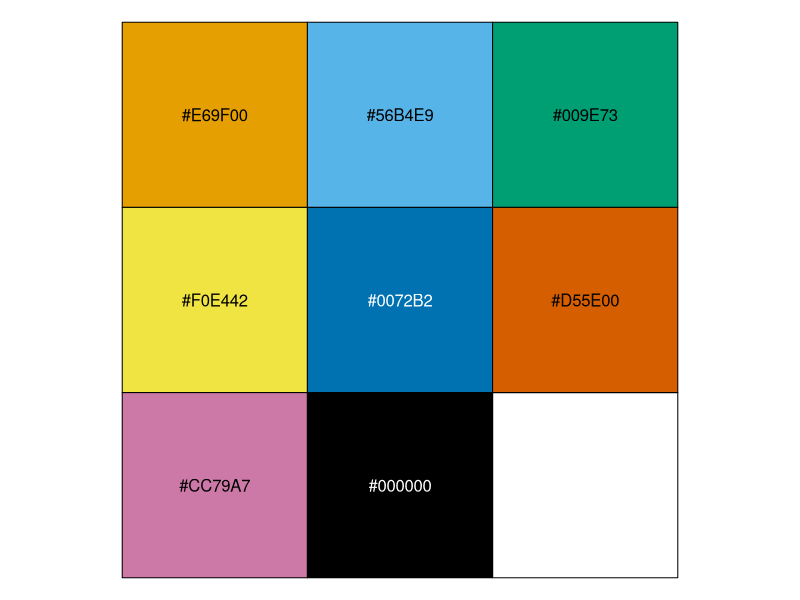
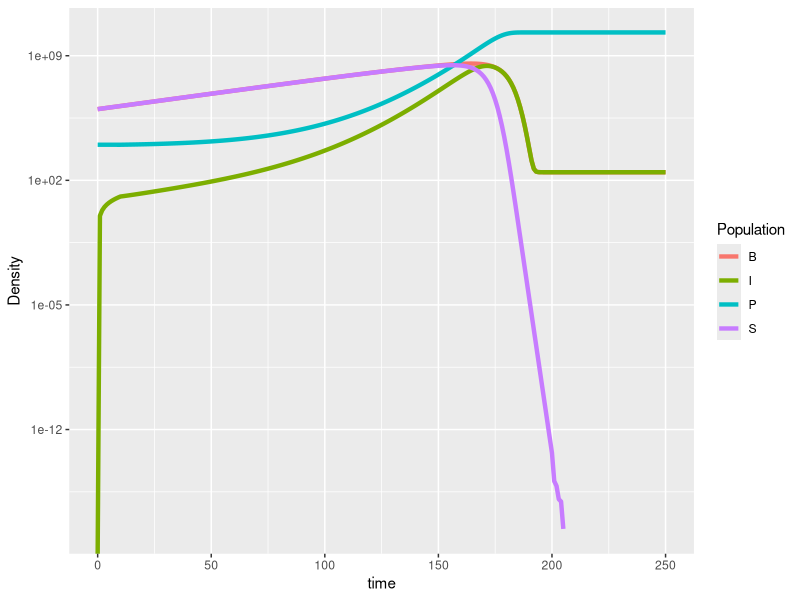
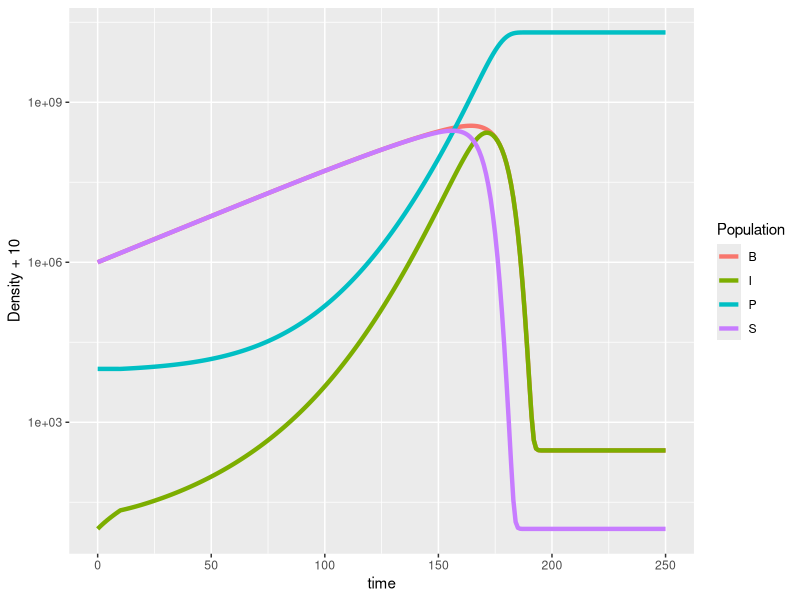
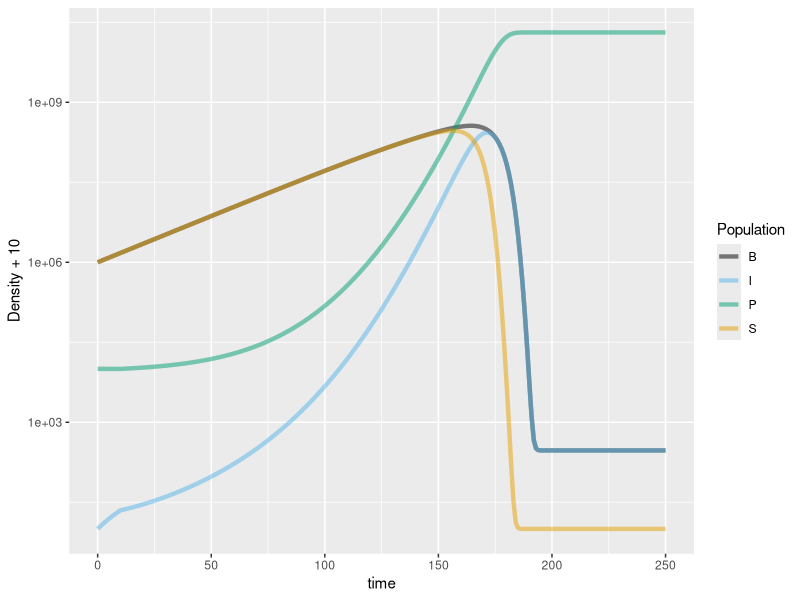
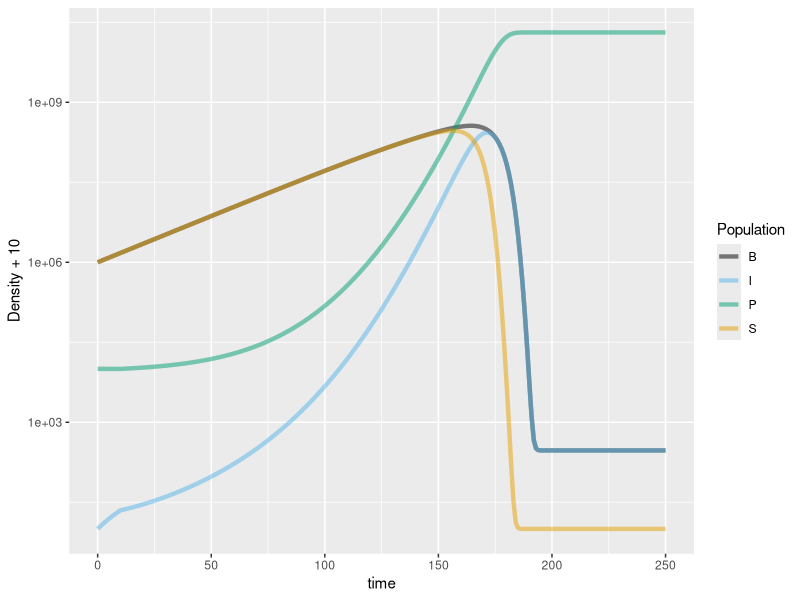
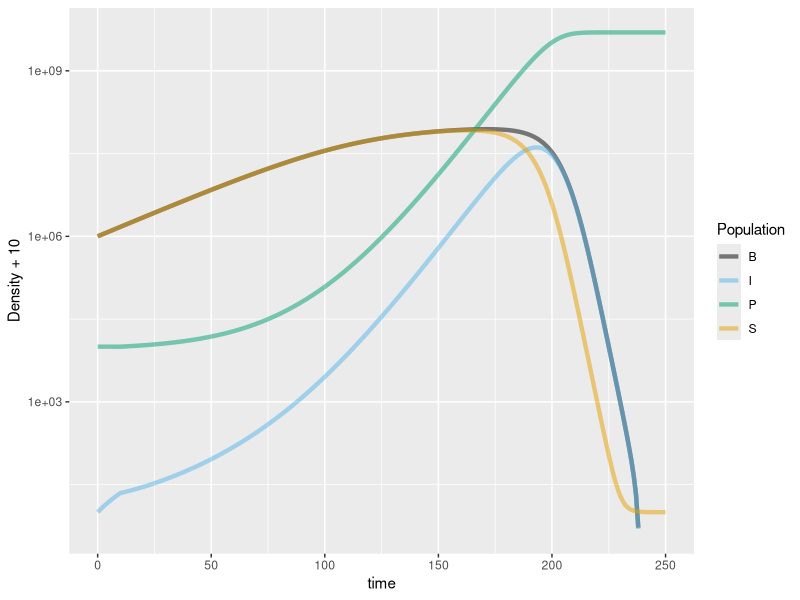
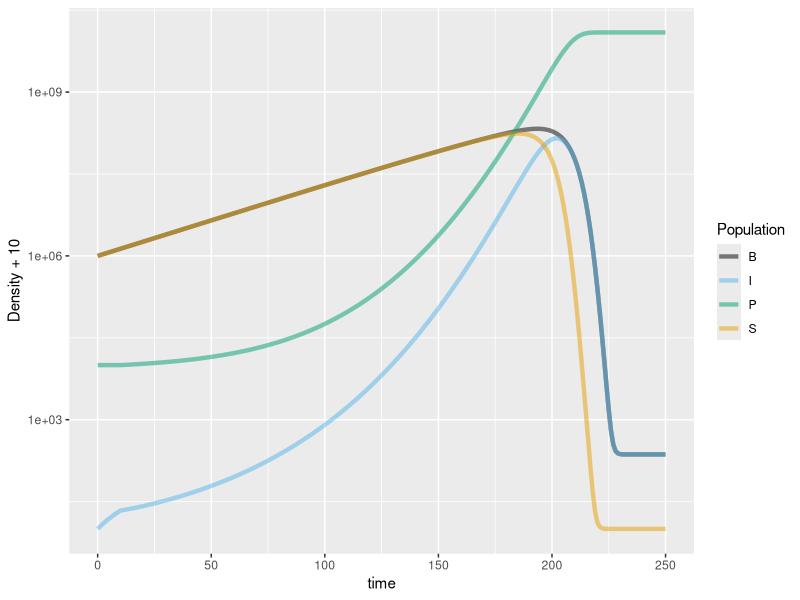
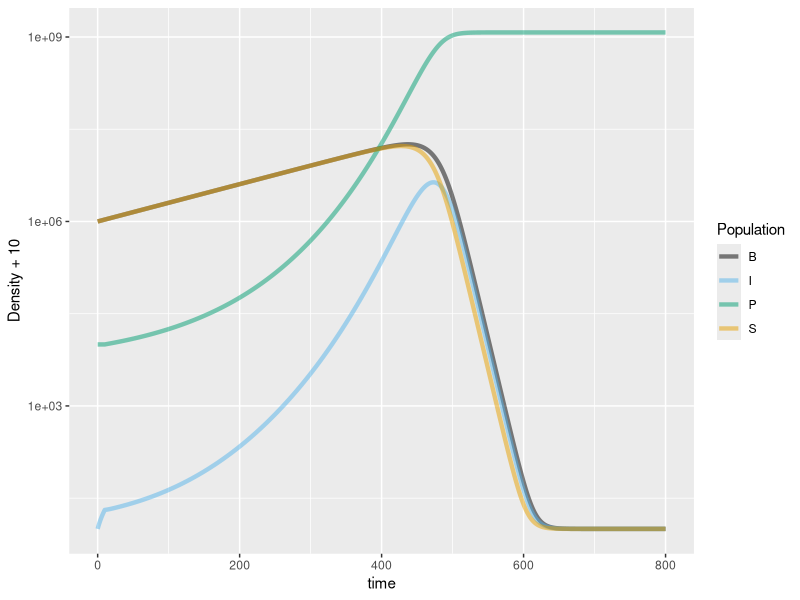

Source code (R) for these figures, in order:
#Okabe and Ito 2008 colorblind-safe qualitative color scale
my_cols <- c("#E69F00", "#56B4E9", "#009E73", "#F0E442", "#0072B2",
             "#D55E00", "#CC79A7", "#000000")
scales::show_col(my_cols)

##Celia TODO List
#1. Read code I've put below in derivs. This code should be sufficient to
#   figure out what the model we're using is. Diagram and write out the
#   equations for the model we're simulating. 
#   For the diagram make sure all arrows are labeled.
#   For any symbols you use, make sure to define what the symbol is.
#   (basically I'd like you to do what you did for Problems 2.5 & 3.12
#    but for this model)
#   As some hints:
#   The model includes the following populations:
#     susceptible
#     infected
#     phage
#   The model includes the following symbols:
#     r
#     K
#     c
#     a
#     tau
#     b
#     
#2. Run the simulation with the following conditions:
#       Starting bacterial density = 10**6
#       Starting infected density = 0
#       Starting phage density = 0
#       r = 0.04
#       b = 50
#       a = 10**-10
#       tau = 10
#       c = 1
#       K = 10**9  
#     (hint: I've given you a skeleton code that you can just fill-in)   
#   
#3. Look at how yout is formatted. Use tidyr::pivot_longer to reshape it
#   and ggplot to plot the density of the 3 populations over time
#     hint: the population sizes are quite different, so you'll probably have
#     to use a log10 y-axis to view them. That can be achieved by:
#     + scale_y_continuous(trans = "log10")
#   
#4. Based on the model equations we talked about Tuesday, which parameters
#   do you expect would change this curve?
#
#   ANSWER: Based on what we saw on Tuesday, I’d say that the parameter "a" could change
#           this plot because the three populations depend on it. Plus, "a" is the probability
#           by which the phage successfully infects the bacteria, which means that, if we 
#           increase this parameter, S population will plateau or increase at some point.
#           
#           Then, we have "K", which is the carrying capacity (maximum population size at
#           which the population can sustain itself). Therefore, this parameter will also
#           change the shape of the plot. The curve will be able to grow more if we increase 
#           K, but S population will shrink if we decrease K’s value.
#
#           Also, if we want to change the shape of the susceptible population curve, we could
#           play with "c" (competition coefficient). It measures the strength of competition that
#           does a different specie or, in this case, the infected population, over the susceptible
#           population. Therefore, if "c" is high, the curve will shrink and vice versa.
#    
#           I also think that "r" has something to do with the curve shape. However, I think that
#           "r" depends on the carrying capacity. What I mean is that, if we are in "K" (meaning c
#           = maximum (1?)), "r" will be zero, because competition will be in its maximum, and if 
#           we have no competition (meaning c = 0), "r" will increase. So, the shape of the cure 
#           doesn’t depend on a direct way of "r"’s value. Thus, the value that "r" has is a 
#           consequence of the value that "c" has.
#
#5. Play around with all the parameters and re-run the simulation a few times, 
#   plotting the results each time (you can vary r,b,a,tau,c,K and the starting 
#   bacterial density, but for now keep the starting infected density & 
#   starting phage density at 0). Which parameters affect the density curve?
#   How does each one affect it?
#     note: if you want to simultaneously save the results of multiplt
#     different parameter runs, simply change where you save the results 
#     of dede() to
#     e.g.  yout2 <- as.data.frame(dede(...
#           yout3 <- as.data.frame(dede(...
#   
#   I was wrong!! The value of "r" does change the shape of the curve! If it
#   increases, the curve reaches plateau sooner. 
#
#   I was wrong again, "a" doesn’t affect the shape of the curve!!
#   
#   TO SUM UP, WE ONLY SEE THE PLOT CHANGING WHEN WE VARY THE FOLLOWING
#   PARAMETERS: K, and r.
#
#   Reflection: I think this is because of the conditions we have here.
#   Since P and I = 0, all the parameters that are multiplying them become 0,
#   therefore, they can’t affect the shape of the curve. And, since K and r
#   aren’t multiplying P and I at any point, they don’t become 0, thus are
#   able to change the shape of the cure with the fluctuation of their value.
#   I suppose that if we had different conditions, where P and I weren’t 0,
#   other parameters would make the graph look different.
#
#6. Now run the simulation with the following conditions:
#       Starting bacterial density = 10**6
#       Starting infected density = 0
#       Starting phage density = 10**4
#       r = 0.04
#       b = 50
#       a = 10**-10
#       tau = 10
#       c = 1
#       K = 10**9
#
#       Observations: As we can see, each population has its own starting
#       concentration. We can observe that the infected one increases a lot
#       the first 5 to 8 minutes, and by the 10th it slows down a little bit,
#       even though it's still increasing.
#
#       Phage population doesn’t really grow by time with these conditions,
#       but it maintains its initial concentration, pretty much.
#
#       By these two observations, we can say that phages successfully infect
#       susceptible bacteria and create new phages to maintain their population.
#       However, susceptible population’s rate of growth is higher, because, even
#       though they are infected at some point, they continue to grow and proliferate,
#       more than the phage population.
#
#7. Did both the susceptible and infected populations go extinct?
#   If not, increase the duration of the simulation until they both do go extinct
#   and plot the densities over time.
#   Why do we expect the susceptible and infected populations to always
#   go extinct with this model?
#   (Note that "extinct" can just mean the densities fall below some level,
#   like 10**-5, since the model mathematically allows infinitely small 
#   population sizes)
#
#   ANAWER: None of them went extinct with a duration of 50 (hours?). I tried a
#   longer duration: 250 (hours?) and saw that only the S population went extinct
#   at a time point around 200 (hours?). Then, I tried much longer durations but with
#   none of them I saw I population go extinct!! I was expecting it to go extinct
#   since I thought that with no S population, I oppulation can't be created, thus
#   it's be impossible for them tu survive (if we don't think about resistence to 
#   phages, or sometinh like this).
#
#8. Play around with all the parameters (easiest to leave the starting densities
#   the same for now), plotting the results each time. Are there any
#   parameter combinations that do something unexpected? How do the parameters
#   affect the curve?


## Import libraries ----

library(deSolve)
library(tidyr)
library(ggplot2)
library(dplyr)
library(plyr)

## Define derivatives function ----
derivs <- function(t, y, parms) {
  #The derivs function must return the derivative of all the variables at a
  # given time, in a list
  
  #Issue warning about too small/negative yvals (if warnings is 1)
  if (parms["warnings"]==1 & any(y < parms["thresh_min_dens"])) {
    warning(paste("pop(s)", paste(which(y < parms["thresh_min_dens"]), collapse = ","), "below thresh_min_dens, treating as 0"))
  }
  
  #Set small/negative y values to 0 so they don't affect the dN's
  y[y < parms["thresh_min_dens"]] <- 0
  
  #Create output vector
  dY <- c(S = 0, I = 0, P = 0)
  
  ##Calculate dS
  
  #V3 (logistic dS/dt) (including competition from I pop)
  #dS/dt = rS((K-S-c*I)/K) - aSP
  dY["S"] <- parms["r"] * y["S"] * ((parms["K"] - y["S"] - parms["c"] * y["I"])/parms["K"]) - parms["a"] * y["S"] * y["P"]
  
  ##Calculate dI
  #dI/dt = aSP - aS(t-tau)P(t-tau)
  if (t < parms["tau"]) {
    dY["I"] <- parms["a"] * y["S"] * y["P"]
  } else {
    dY["I"] <- parms["a"] * y["S"]*y["P"] - parms["a"] * lagvalue(t - parms["tau"], 1)*lagvalue(t - parms["tau"], 3)
  }
  
  ##Calculate dP
  #dP/dt = baS(t-tau)P(t-tau) - aSP
  if (t < parms["tau"]) {
    dY["P"] <- -parms["a"] * y["S"] * y["P"]
  } else {
    dY["P"] <- parms["b"] * parms["a"] * lagvalue(t-parms["tau"], 1)*lagvalue(t-parms["tau"], 3) - parms["a"]*y["S"]*y["P"]
  }
  
  #Issue warning about too large pop (if warnings is TRUE)
  if (parms["warnings"]==1 & any(y > 10**100)) {
    warning(paste("pop(s)",paste(which(y > 10**100), collapse = ","), "exceed max limit, 10^100, returning dY = 0"))
  }
  dY[y > 10**100] <- 0
  
  #From documentation: The return value of func should be a list, whose first 
  #element is a vector containing the derivatives of y with respect to time
  return(list(dY))
}

#9. Play with the parameters again but knowing the realistic values for each of them:
#  
#   r ranges from 0.04 (a 17-minute doubling time) to 0.007 (a 90-minute doubling time).
#   K ranges from 10^6 to 10^10, although typically we focus on 10^8 to 10^9.
#   a ranges from 10^-12 to 10^-18.
#   tau ranges from 10 to 105 (mins).
#   b ranges from 5 to 1000.
#
#   Also, we'll have to calculate the total bacteria densty by addinc S and I
#   columns into a new one called B. We do thin in "yout", before we pivot_longer it.

## INCORPORATE COLUMN B

##Run simulation with the new column "B"
yinit <- c(S = 10**6, I = 0, P = 10**4)
params <- c(r = 0.04, a = 10**-10, b = 50, tau = 10, K = 10**9, c = 1, warnings = 0, thresh_min_dens = 10**-100)
times <- seq(from = 0, to = 250, by = 1)
youtB <- as.data.frame(dede(y = yinit, times = times, func = derivs, parms = params))

##Plot results with the new column "B"
library(tidyr)
youtB$B <- youtB$S+youtB$I
youtB_plot <- pivot_longer(youtB, c(S, I, P, B), names_to = "Population", values_to = "Density")

ggplot(data = youtB_plot, aes(x = time, y = Density, color = Population)) + geom_line(lwd = 1.5) + scale_y_continuous(trans = "log10")

## I'll try to plot the results with Density +10 and the wished colors
#
#Run simulation with "Density + 10"
yinit <- c(S = 10**6, I = 0, P = 10**4)
params <- c(r = 0.04, a = 10**-10, b = 50, tau = 10, K = 10**9, c = 1, warnings = 0, thresh_min_dens = 10**-100)
times <- seq(from = 0, to = 250, by = 1)
youtD <- as.data.frame(dede(y = yinit, times = times, func = derivs, parms = params))

##Plot results with "Density + 10"
library(tidyr)
youtD$B <- youtD$S+youtD$I
youtD_plot <- pivot_longer(youtD, c(S, I, P, B), names_to = "Population", values_to = "Density")

ggplot(data = youtD_plot, aes(x = time, y = Density + 10, color = Population)) + geom_line(lwd = 1.5) + scale_y_continuous(trans = "log10")

## Now, I'l try to change the colors to the colorblind-friendly scale
#
#Run simulation with different colors
yinit <- c(S = 10**6, I = 0, P = 10**4)
params <- c(r = 0.04, a = 10**-10, b = 50, tau = 10, K = 10**9, c = 1, warnings = 0, thresh_min_dens = 10**-100)
times <- seq(from = 0, to = 250, by = 1)
youtC <- as.data.frame(dede(y = yinit, times = times, func = derivs, parms = params))

##Plot results with different colors
library(tidyr)
youtC$B <- youtC$S+youtC$I
youtC_plot <- pivot_longer(youtC, c(S, I, P, B), names_to = "Population", values_to = "Density")

ggplot(data = youtC_plot, aes(x = time, y = Density + 10, color = Population)) + geom_line(lwd = 1.5, alpha = 1/2) + scale_color_manual(values = c("#000000", "#56B4E9", "#009E73", "#E69F00")) + scale_y_continuous(trans = "log10")

#Run simulation with different colors, Density + 10, and K = 10**9
yinit <- c(S = 10**6, I = 0, P = 10**4)
params <- c(r = 0.04, a = 10**-10, b = 50, tau = 10, K = 10**9, c = 1, warnings = 0, thresh_min_dens = 10**-100)
times <- seq(from = 0, to = 250, by = 1)
youtK <- as.data.frame(dede(y = yinit, times = times, func = derivs, parms = params))

head(youtK)

## We'll add new rows for each parameter here
youtK$r <- 0.04
youtK$a <- 10**-10
youtK$b <- 50
youtK$tau <- 10
youtK$K <- 10**9
youtK$c <- 1

##Plot results with different colors, Density + 10, and K = 10**9
library(tidyr)
youtK$B <- youtK$S+youtK$I
head(youtK)
youtK_plot <- pivot_longer(youtK, c(S, I, P, B), names_to = "Population", values_to = "Density")

ggplot(data = youtK_plot, aes(x = time, y = Density + 10, color = Population)) + geom_line(lwd = 1.5, alpha = 1/2) + scale_color_manual(values = c("#000000", "#56B4E9", "#009E73", "#E69F00")) + scale_y_continuous(trans = "log10")

#Run simulation with different colors, Density + 10, and K = 10**8
yinit <- c(S = 10**6, I = 0, P = 10**4)
params <- c(r = 0.04, a = 10**-10, b = 50, tau = 10, K = 10**8, c = 1, warnings = 0, thresh_min_dens = 10**-100)
times <- seq(from = 0, to = 250, by = 1)
youtK2 <- as.data.frame(dede(y = yinit, times = times, func = derivs, parms = params))

head(youtK2)

## We'll add new rows for each parameter here
youtK2$r <- 0.04
youtK2$a <- 10**-10
youtK2$b <- 50
youtK2$tau <- 10
youtK2$K <- 10**8
youtK2$c <- 1

##Plot results with different colors, Density + 10, and K = 10**8
library(tidyr)
youtK2$B <- youtK2$S+youtK2$I
head(youtK2)
youtK2_plot <- pivot_longer(youtK2, c(S, I, P, B), names_to = "Population", values_to = "Density")

ggplot(data = youtK2_plot, aes(x = time, y = Density + 10, color = Population)) + geom_line(lwd = 1.5, alpha = 1/2) + scale_color_manual(values = c("#000000", "#56B4E9", "#009E73", "#E69F00")) + scale_y_continuous(trans = "log10")

#Run simulation with different colors, Density + 10, and r = 0.03
yinit <- c(S = 10**6, I = 0, P = 10**4)
params <- c(r = 0.03, a = 10**-10, b = 50, tau = 10, K = 10**9, c = 1,  warnings = 0, thresh_min_dens = 10**-100)
times <- seq(from = 0, to = 250, by = 1)
youtR <- as.data.frame(dede(y = yinit, times = times, func = derivs, parms = params))

head(youtR)

## We'll add new rows for each parameter here
youtR$r <- 0.03
youtR$a <- 10**-10
youtR$b <- 50
youtR$tau <- 10
youtR$K <- 10**9
youtR$c <- 1

##Plot results with different colors, Density + 10, and r = 0.03
library(tidyr)
youtR$B <- youtR$S+youtR$I
head(youtR)
youtR_plot <- pivot_longer(youtR, c(S, I, P, B), names_to = "Population", values_to = "Density")

ggplot(data = youtR_plot, aes(x = time, y = Density + 10, color = Population)) + geom_line(lwd = 1.5, alpha = 1/2) +  scale_color_manual(values = c("#000000", "#56B4E9", "#009E73", "#E69F00")) + scale_y_continuous(trans = "log10")

#Run simulation with different colors, Density + 10, and r = 0.007
yinit <- c(S = 10**6, I = 0, P = 10**4)
params <- c(r = 0.007, a = 10**-10, b = 50, tau = 10, K = 10**9, c = 1, warnings = 0, thresh_min_dens = 10**-100)
times <- seq(from = 0, to = 800, by = 1)
youtR2 <- as.data.frame(dede(y = yinit, times = times, func = derivs, parms = params))

head(youtR2)

## We'll add new rows for each parameter here
youtR2$r <- 0.007
youtR2$a <- 10**-10
youtR2$b <- 50
youtR2$tau <- 10
youtR2$K <- 10**9
youtR2$c <- 1

##Plot results with different colors, Density + 10, and r = 0.007
library(tidyr)
youtR2$B <- youtR2$S+youtR2$I
head(youtR2)
youtR2_plot <- pivot_longer(youtR2, c(S, I, P, B), names_to = "Population", values_to = "Density")

ggplot(data = youtR2_plot, aes(x = time, y = Density + 10, color = Population)) + geom_line(lwd = 1.5, alpha = 1/2) + scale_color_manual(values = c("#000000", "#56B4E9", "#009E73", "#E69F00")) + scale_y_continuous(trans = "log10")

#Run simulation with different colors, Density + 10, and a = 10**-13
yinit <- c(S = 10**6, I = 0, P = 10**4)
params <- c(r = 0.04, a = 10**-13, b = 50, tau = 10, K = 10**9, c = 1, warnings = 0, thresh_min_dens = 10**-100)
times <- seq(from = 0, to = 11000, by = 1)
youtA <- as.data.frame(dede(y = yinit, times = times, func = derivs, parms = params))

head(youtA)

## We'll add new rows for each parameter here
youtA$r <- 0.04
youtA$a <- 10**-13
youtA$b <- 50
youtA$tau <- 10
youtA$K <- 10**9
youtA$c <- 1

##Plot results with different colors, Density + 10, and a = 10**-13
library(tidyr)
youtA$B <- youtA$S+youtA$I
head(youtA)
youtA_plot <- pivot_longer(youtA, c(S, I, P, B), names_to = "Population", values_to = "Density")

ggplot(data = youtA_plot, aes(x = time, y = Density + 10, color = Population)) + geom_line(lwd = 1.5, alpha = 1/2) + scale_color_manual(values = c("#000000", "#56B4E9", "#009E73", "#E69F00")) + scale_y_continuous(trans = "log10")

#Run simulation with different colors, Density + 10, and a = 10**-8
yinit <- c(S = 10**6, I = 0, P = 10**4)
params <- c(r = 0.04, a = 10**-8, b = 50, tau = 10, K = 10**9, c = 1, warnings = 0, thresh_min_dens = 10**-100)
times <- seq(from = 0, to = 250, by = 1)
youtA2 <- as.data.frame(dede(y = yinit, times = times, func = derivs, parms = params))

head(youtA2)

## We'll add new rows for each parameter here
youtA2$r <- 0.04
youtA2$a <- 10**-8
youtA2$b <- 50
youtA2$tau <- 10
youtA2$K <- 10**9
youtA2$c <- 1

##Plot results with different colors, Density + 10, and a = 10**-8
library(tidyr)
youtA2$B <- youtA2$S+youtA2$I
head(youtA2)
youtA2_plot <- pivot_longer(youtA2, c(S, I, P, B), names_to = "Population", values_to = "Density")

ggplot(data = youtA2_plot, aes(x = time, y = Density + 10, color = Population)) + geom_line(lwd = 1.5, alpha = 1/2) + scale_color_manual(values = c("#000000", "#56B4E9", "#009E73", "#E69F00")) + scale_y_continuous(trans = "log10")

#Run simulation with different colors, Density + 10, and tau = 65
yinit <- c(S = 10**6, I = 0, P = 10**4)
params <- c(r = 0.04, a = 10**-10, b = 50, tau = 65, K = 10**9, c = 1, warnings = 0, thresh_min_dens = 10**-100)
times <- seq(from = 0, to = 600, by = 1)
youtT <- as.data.frame(dede(y = yinit, times = times, func = derivs, parms = params))

head(youtT)

## We'll add new rows for each parameter here
youtT$r <- 0.04
youtT$a <- 10**-10
youtT$b <- 50
youtT$tau <- 65
youtT$K <- 10**9
youtT$c <- 1

##Plot results with different colors, Density + 10, and tau = 65
library(tidyr)
youtT$B <- youtT$S+youtT$I
head(youtT)
youtT_plot <- pivot_longer(youtT, c(S, I, P, B), names_to = "Population", values_to = "Density")

ggplot(data = youtT_plot, aes(x = time, y = Density + 10, color = Population)) + geom_line(lwd = 1.5, alpha = 1/2) + scale_color_manual(values = c("#000000", "#56B4E9", "#009E73", "#E69F00")) + scale_y_continuous(trans = "log10")

#Run simulation with different colors, Density + 10, and tau = 120
yinit <- c(S = 10**6, I = 0, P = 10**4)
params <- c(r = 0.04, a = 10**-10, b = 50, tau = 120, K = 10**9, c = 1, warnings = 0, thresh_min_dens = 10**-100)
times <- seq(from = 0, to = 800, by = 1)
youtT2 <- as.data.frame(dede(y = yinit, times = times, func = derivs, parms = params))

head(youtT2)

## We'll add new rows for each parameter here
youtT2$r <- 0.04
youtT2$a <- 10**-10
youtT2$b <- 50
youtT2$tau <- 120
youtT2$K <- 10**9
youtT2$c <- 1

##Plot results with different colors, Density + 10, and tau = 120
library(tidyr)
youtT2$B <- youtT2$S+youtT2$I
head(youtT2)
youtT2_plot <- pivot_longer(youtT2, c(S, I, P, B), names_to = "Population", values_to = "Density")

ggplot(data = youtT2_plot, aes(x = time, y = Density + 10, color = Population)) + geom_line(lwd = 1.5, alpha = 1/2) + scale_color_manual(values = c("#000000", "#56B4E9", "#009E73", "#E69F00")) + scale_y_continuous(trans = "log10")

#Run simulation with different colors, Density + 10, and b = 20
yinit <- c(S = 10**6, I = 0, P = 10**4)
params <- c(r = 0.04, a = 10**-10, b = 20, tau = 10, K = 10**9, c = 1, warnings = 0, thresh_min_dens = 10**-100)
times <- seq(from = 0, to = 250, by = 1)
youtB1 <- as.data.frame(dede(y = yinit, times = times, func = derivs, parms = params))

## Now, we'll add the new columns for each parameter
youtB1$r <- 0.04
youtB1$a <- 10**-10
youtB1$K <- 10**9
youtB1$c <- 1
head(youtB1)

##Plot results with different colors, Density + 10, and b = 20
library(tidyr)
youtB1$B <- youtB1$S+youtB1$I
youtB1_plot <- pivot_longer(youtB1, c(S, I, P, B), names_to = "Population", values_to = "Density")

ggplot(data = youtB1_plot, aes(x = time, y = Density + 10, color = Population)) + geom_line(lwd = 1.5, alpha = 1/2) + scale_color_manual(values = c("#000000", "#56B4E9", "#009E73", "#E69F00")) + scale_y_continuous(trans = "log10")

#Run simulation with different colors, Density + 10, and b = 500
yinit <- c(S = 10**6, I = 0, P = 10**4)
params <- c(r = 0.04, a = 10**-10, b = 500, tau = 10, K = 10**9, c = 1, warnings = 0, thresh_min_dens = 10**-100)
times <- seq(from = 0, to = 250, by = 1)
youtB2 <- as.data.frame(dede(y = yinit, times = times, func = derivs, parms = params))

head(youtB2)

## We'll add the new columns for each parameter
youtB2$r <- 0.04
youtB2$a <- 10**-10
youtB2$b <- 500
youtB2$tau <- 10
youtB2$K <- 10**9
youtB2$c <- 1
head(youtB2)

##Plot results with different colors, Density + 10, and b = 500
library(tidyr)
youtB2$B <- youtB2$S+youtB2$I
youtB2_plot <- pivot_longer(youtB2, c(S, I, P, B), names_to = "Population", values_to = "Density")

ggplot(data = youtB2_plot, aes(x = time, y = Density + 10, color = Population)) + geom_line(lwd = 1.5, alpha = 1/2) + scale_color_manual(values = c("#000000", "#56B4E9", "#009E73", "#E69F00")) + scale_y_continuous(trans = "log10")

#Run simulation with different colors, Density + 10, and b = 850
yinit <- c(S = 10**6, I = 0, P = 10**4)
params <- c(r = 0.04, a = 10**-10, b = 850, tau = 10, K = 10**9, c = 1, warnings = 0, thresh_min_dens = 10**-100)
times <- seq(from = 0, to = 250, by = 1)
youtB3 <- as.data.frame(dede(y = yinit, times = times, func = derivs, parms = params))

head(youtB3)

## We'll add new columns for each parameter
youtB3$r <- 0.04
youtB3$a <- 10**-10
youtB3$b <- 850
youtB3$tau <- 10
youtB3$K <- 10**9
youtB3$c <- 1
head(youtB3)

##Plot results with different colors, Density + 10, and b = 850
library(tidyr)
youtB3$B <- youtB3$S+youtB3$I
youtB3_plot <- pivot_longer(youtB3, c(S, I, P, B), names_to = "Population", values_to = "Density")

tiff("plot.tiff")
ggplot(data = youtB3_plot, aes(x = time, y = Density + 10, color = Population)) + geom_line(lwd = 1.5, alpha = 1/2) + scale_color_manual(values = c("#000000", "#56B4E9", "#009E73", "#E69F00")) + scale_y_continuous(trans = "log10")
dev.off()

## Tiff is the function that converts our graph in an image document, which is
## a ".tiff" one. This is because we saw the legend disrupted here (some problem
## with the code of ggplot). Therefore, I can use this function and close i with
## de.off() to have an imagewhere I CAN clearly see the legend of the plot.


## Finding MAXIMUMS
## We have to make sure we also run the command for B!! Since it was introduced
## later than S, I, and P

## To add new columns to a data frame in a quick way, we'd use the following
## command:
youtB1 <- cbind(data.frame(b = 20, tau = 10), youtB1)
head(youtB1)

## Now, we'd like to use all the simulations I've run and combine them into one
## big data frame. Then, summarize them.

## First, I'll try it by adding the simulations for different values of b
bigB <- rbind(youtB1, youtB2, youtB3)
bigB

## Now, I'll do it for ALL the simulations I had run
bigFINAL <- rbind(bigB, youtK, youtK2, youtR, youtR2, youtA, youtA2, youtT, youtT2)
bigFINAL

## Now, I'll try to summarizw the data in "bigFINAL"
bigFINAL_plot <- pivot_longer(bigFINAL, c(S, I, P, B), names_to = "Population", values_to = "Density")
ggplot(data = bigFINAL_plot, aes(x = time, y = Density + 10, color = Population)) + geom_point(lwd = 1) + scale_y_continuous(trans = "log10")
## I pivot_longer'd because I remembered that "summarize" works better after doing so
summarise(bigFINAL, maximum_B = max(youtB1$B, na.rm = T), max(youtB2$B, na.rm = T), max(youtB3$B, na.rm = T), max(youtK$B, na.rm = T), max(youtK2$B, na.rm = T), max(youtR$B, na.rm = T), max(youtR2$B, na.rm = T), max(youtA$B, na.rm = T), max(youtA2$B, na.rm = T), max(youtT$B, na.rm = T), max(youtT2$B, na.rm = T))


head(bigFINAL)

## Here, I achived to summarize every maximum of each of the simulations included
## in the big data frame

## Now, I'll try to find the maximum of the maximums
BIG <- summarise(bigFINAL, maximum_B = max(youtB1$B, na.rm = T), max(youtB2$B, na.rm = T), max(youtB3$B, na.rm = T), max(youtK$B, na.rm = T), max(youtK2$B, na.rm = T), max(youtR$B, na.rm = T), max(youtR2$B, na.rm = T), max(youtA$B, na.rm = T), max(youtA2$B, na.rm = T), max(youtT$B, na.rm = T), max(youtT2$B, na.rm = T))
summarize(BIG, maximum_B = max(BIG, na.rm = T))

## There's an easier way to do this!!!

bigFINAL <- dplyr::group_by(bigFINAL, b, tau, a, r, K, c)

FINAL <- dplyr::summarise(bigFINAL, maximum_B = max(B), maxtime = time[B == maximum_B])
FINAL

head(bigFINAL)
class(bigFINAL)
table(bigFINAL$a)

## Let's try find the SLOPE of some simulations
## I'll try to find the slope for a = 10**-8
## Run simulation
yinit <- c(S = 10**6, I = 0, P = 10**4)
params <- c(r = 0.04, a = 10**-8, b = 50, tau = 10, K = 10**9, c = 1, warnings = 0, thresh_min_dens = 10**-100)
times <- seq(from = 0, to = 250, by = 1)
youtA2S <- as.data.frame(dede(y = yinit, times = times, func = derivs, parms = params))

head(youtA2S)

##Plot results
library(tidyr)
youtA2S$B <- youtA2$S+youtA2$I
head(youtA2S)
youtA2S_plot <- pivot_longer(youtA2S, c(S, I, P, B), names_to = "Population", values_to = "Density")

ggplot(data = youtA2S_plot, aes(x = time, y = Density + 10, color = Population)) + geom_line(lwd = 1.5, alpha = 1/2) + scale_color_manual(values = c("#000000", "#56B4E9", "#009E73", "#E69F00")) +scale_y_continuous(trans = "log10")

## Find the SLOPE of B in this plot
x <- 1:50
y <- youtA2S$B[1:50]

plot(x, log10(y))
mod <- lm(log10(y)~x) #this can be combined with mod$coefficients[2] within summarize
summary(mod)

cor(x, y)

attributes(mod)
## To pull up some the attributes we can use the $ sign
## For example, we extract the coefficients

plot(x, log10(y))
abline(mod, col = 4) #To include the regression line
mod$coefficients[2]

## Finding the slope with summarize.
FINAL <- dplyr::summarise(bigFINAL, maximum_B = max(B), maxtime = time[B == maximum_B], slope = mod$coefficients[2])
FINAL
